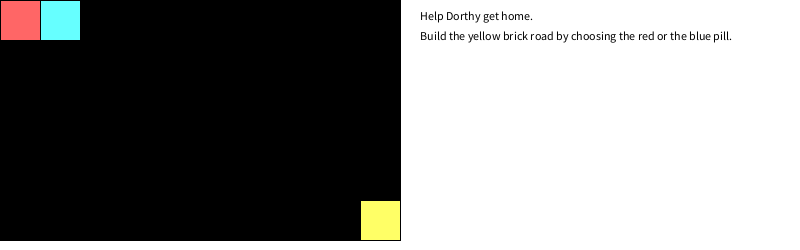
Frame 1 (no input)
Frame 60 (the mouse pressed at the canvas centre just before this capture): identical to frame 1, image omitted
Frame 120 (the mouse held since frame 60 and released just before this capture): identical to frame 1, image omitted

The Processing sketch that drew this single still picture (run headless with seeded random() and noise(); from frame 60 on, the mouse is pressed at the canvas centre):

// Processing sketch: processing_156249
// ── processing_156249.pde

boolean move1;
boolean wrong1;
boolean move2;
boolean wrong2;
boolean move3;
boolean move3P;

int wrong2PosX;
int wrong2PosY;

void setup(){
  size (800,250); //200 extra
  move1=false;
  wrong1=false;
  move2=false;
  wrong2=false;
  move3=false;
  move3P=false;
  wrong2PosX=160;
  wrong2PosY=0;
}

void draw(){
  background (255);
  fill(0);
  rect(0,0,400,240);
  
  fill(255,102,102);
  rect (0,0,40,40); //start yellow sq
  
  fill(102,255,255);
  rect (40,0,40,40);//blue sq
  
  fill(255,255,102);
  rect(360,200,40,40); //finish yellow sq
  
  textSize(12);
  fill(0);
  text("Help Dorthy get home.",420,20);
  text("Build the yellow brick road by choosing the red or the blue pill.",420,40);

  move1True();
  wrong1True();
  move2True();
  wrong2True(int(random(0,5)));
  move3True();
//  move3PTrue();
  
  
if (mouseX>40 && mouseX<80 && mouseY>0 && mouseY<40) {
  if(mousePressed) {
  move1=true;
  wrong1=false;
  }
}

if (mouseX>0 && mouseX<40 && mouseY>0 && mouseY<40){
  if (mousePressed) {
    wrong1=true;
  }
}
if (move1==true && mouseX>120 && mouseX<160 && mouseY>0 && mouseY<40){
  if(mousePressed) {
    move2=true;
  }
}
if(move1==true && mouseX>160 && mouseX<200 && mouseY>0 && mouseY<40){
  if(mousePressed) {
    wrong2=true;
  }
}
if(move1==true && move2==true && mouseX>0 && mouseX<40 && mouseY>200 && mouseY<240){
  if(mousePressed) {
    move3=true;
}
}

}

void move1True(){
if (move1==true){
  fill(255,255,102);
  rect(0,0,120,40);
  fill(255,102,102);
  rect(120,0,40,40);
  fill(102,255,255);
  rect(wrong2PosX,wrong2PosY,40,40);
  }
}
  
void wrong1True(){
if (wrong1==true){
  fill(random(200,250), random(200,250), random (200,250));
  rect(0,0,40,40);
}
}

void move2True(){
  if (move2==true){
    fill(255,255,102);
    rect(120,0,40,80); //yellow
    fill(255,255,102); 
    rect(80,80,40,40);
    fill(255,255,102);
    rect(40,120,40,40);
    fill(255,255,102);
    rect(0,160,40,40);
    fill(102,255,255);
    rect(0,200,40,40);
    fill(255,102,102);
    rect(40,200,40,40);
    
  }
}

void wrong2True(int x){
  if (wrong2==true){
    wrong2PosY=wrong2PosY+x;
  }}
  
  void move3True(){
    if(move3==true){
      fill(255,255,102);
      rect(0,200,360,40);
      fill(255,255,102);
      rect(360,200,40,40);
      fill(102,255,255);
      rect(0,40,120,40);
      fill(102,255,255);
      rect(0,80,80,40);
      fill(102,255,255);
      rect(0,120,40,40);
      fill(102,255,255);
      rect(160,0,240,40);
      fill(102,255,255);
      rect(160,40,240,40);
      fill(102,255,255);
      rect(120,80,280,40);
      fill(102,255,255);
      rect(80,120,320,40);
      fill(102,255,255);
      rect(40,160,360,40);
      
      textSize(24);
      fill(0);
      text("There's no place like home!", 410,230);
      
    }}
